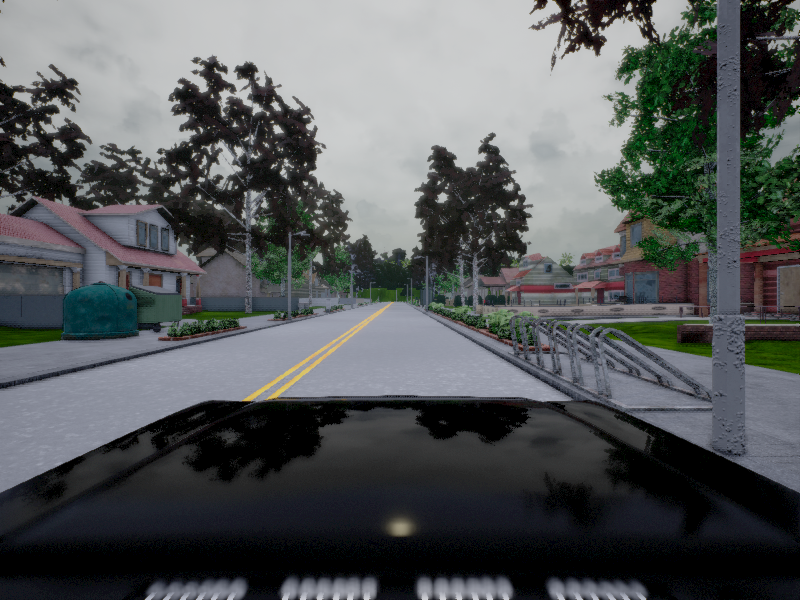
#> input picture 000127.png, 800 x 600 px
$ python lineas_0.py
#> lines starting #> are read from the running program, lines starting #| are printed output that depends on the picture; after the words box and inside, x2 and y2 are one past the last pixel; in counts of white or black regions, pixels touching at a corner belong together
import cv2
import numpy as np

print (cv2.__version__)

img = cv2.imread('000127.png')
#> img is the input picture: shape (600, 800, 3); mean B, G, R 89.9, 88.9, 85.5
img2 = cv2.imread('000127.png')
gray = cv2.cvtColor(img,cv2.COLOR_BGR2GRAY)
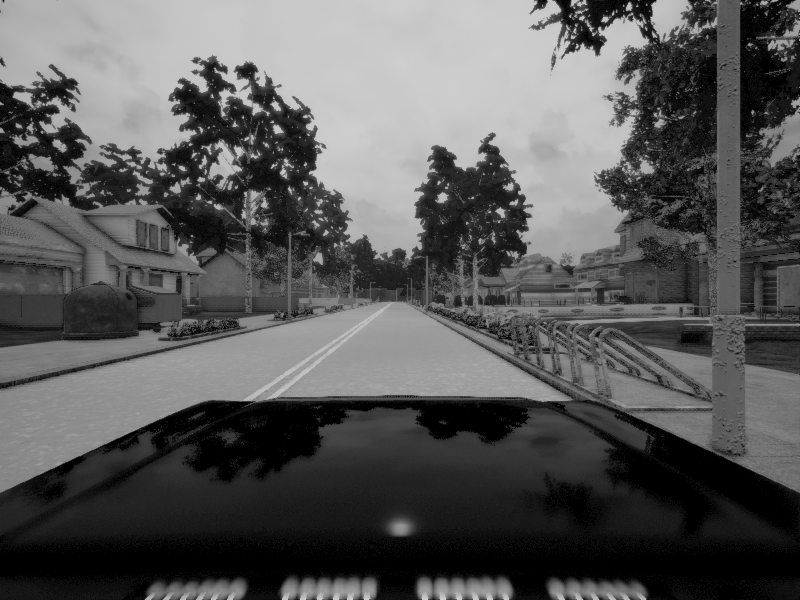
#> gray: shape (600, 800); min 0, max 207, mean 88
cv2.imwrite('lineas_0_gray.jpg',gray)
edges = cv2.Canny(gray,50,150,apertureSize = 3)
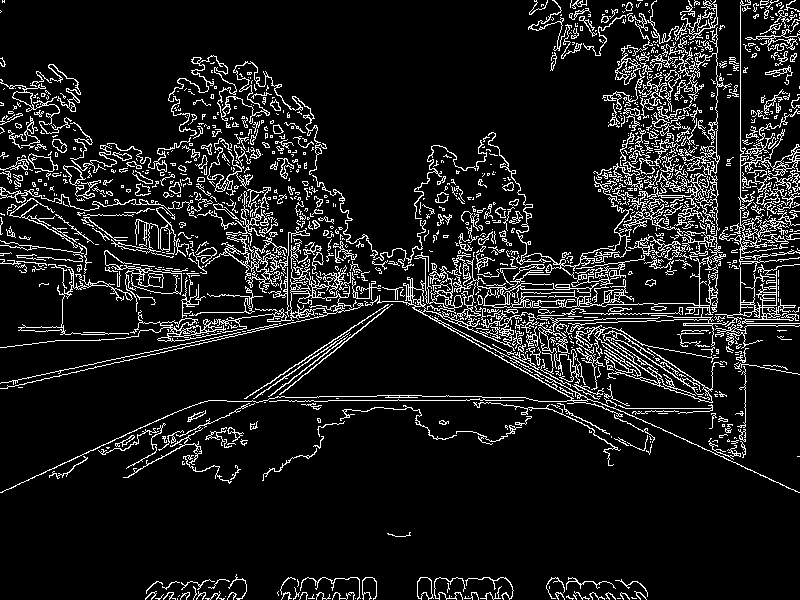
#> edges: shape (600, 800); 10.3% white in thin lines or dots
edges2 = cv2.Canny(gray,50,150,apertureSize = 3)
cv2.imwrite('lineas_0_edges.jpg',edges)

lines = cv2.HoughLines(edges,1,np.pi/180,230)
#> lines = 45 rows, first 8: [379, 1.34], [375, 1.36], [740, 0], [345, 1.45], [109, 2.01], [260, 1.64], [400, 1.57], [468, 0.977]
minLineLength = 1000
maxLineGap = 100
linesP = cv2.HoughLinesP(edges,1,np.pi/180,250,
                        minLineLength,maxLineGap)
#> linesP = [[740, 150, 740, 5]]

edges = cv2.cvtColor(edges,cv2.COLOR_GRAY2BGR)
#> edges: shape (600, 800, 3); 10.3% white in thin lines or dots
edges2 = cv2.cvtColor(edges2,cv2.COLOR_GRAY2BGR)

print (len(lines))
#| 45
for i in range(0,len(lines),1):
    for rho,theta in lines[i]:
        a = np.cos(theta)
        b = np.sin(theta)
        x0 = a*rho
        y0 = b*rho
        x1 = int(x0 + 1000*(-b))
        y1 = int(y0 + 1000*(a))
        x2 = int(x0 - 1000*(-b))
        y2 = int(y0 - 1000*(a))

        cv2.line(img,(x1,y1),(x2,y2),(i*20,255,255),2)
        cv2.line(edges,(x1,y1),(x2,y2),(0,255-i*5,i*5),2)
#> this loop made 45 passes
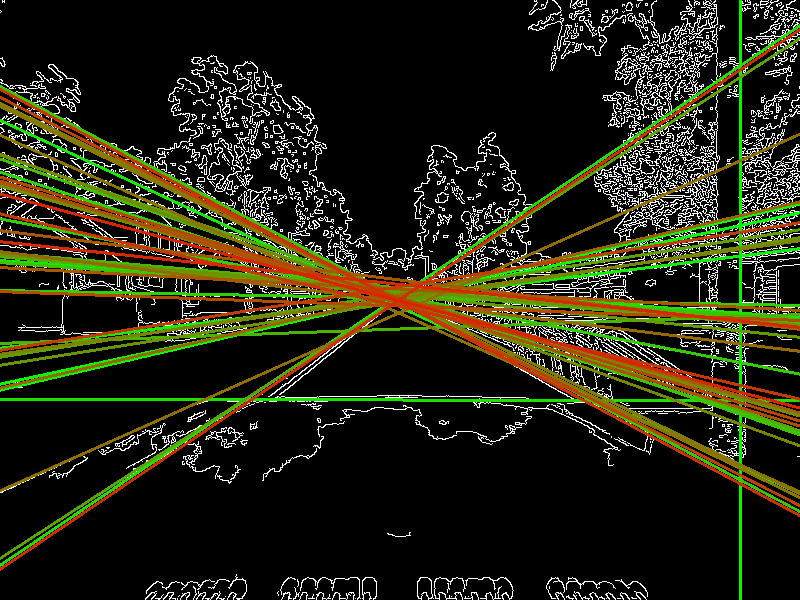
#> edges: shape (600, 800, 3); mean B, G, R 17.3, 37.3, 36.6
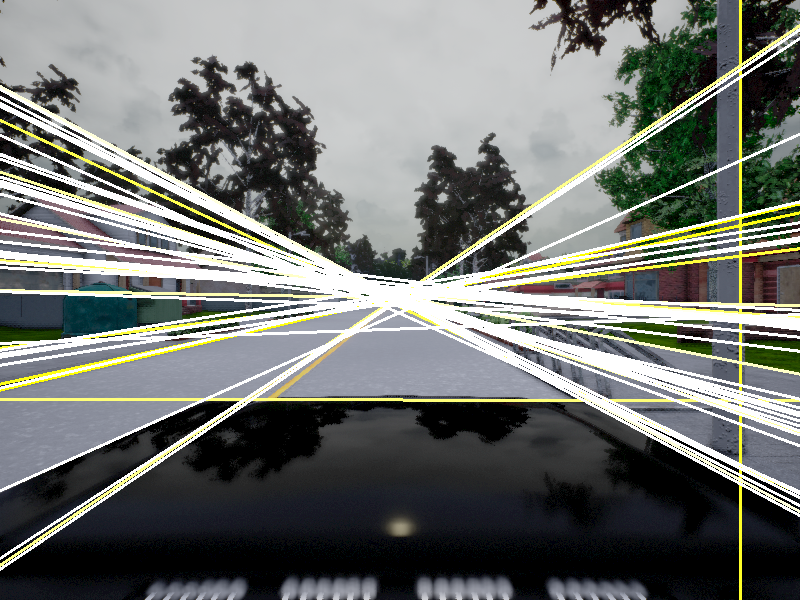
#> img: shape (600, 800, 3); 15.38% of pixels changed, all inside (x1, y1, x2, y2) = (0, 0, 800, 600)

cv2.imwrite('lineas_0_edgesFInal.jpg',edges)
cv2.imwrite('lineas_0_1.jpg',img)

print (len(linesP))
#| 1
for i in range(0,len(linesP),1):
    for x1,y1,x2,y2 in linesP[i]:
        cv2.line(img2,(x1,y1),(x2,y2),(0,255,0),2)
        cv2.line(edges2,(x1,y1),(x2,y2),(0,255,0),2)
#> this loop made 1 pass
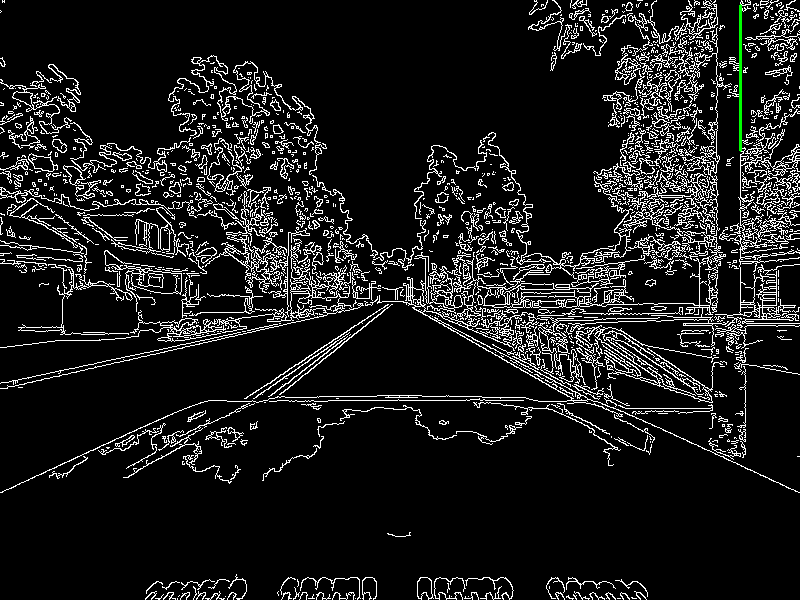
#> edges2: shape (600, 800, 3); mean B, G, R 26.3, 26.5, 26.3
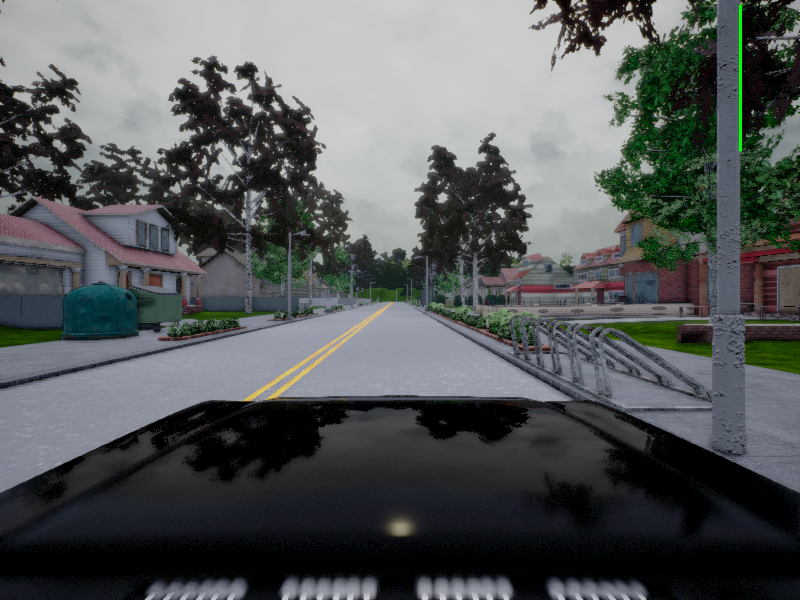
#> img2: shape (600, 800, 3); 0.09% of pixels changed, all inside (x1, y1, x2, y2) = (739, 4, 742, 152)

cv2.imwrite('lineas_0_edgesFInal_P.jpg',edges2)
cv2.imwrite('lineas_0_1_P.jpg',img2)

$ run again, with 000200.png copied over 000127.png
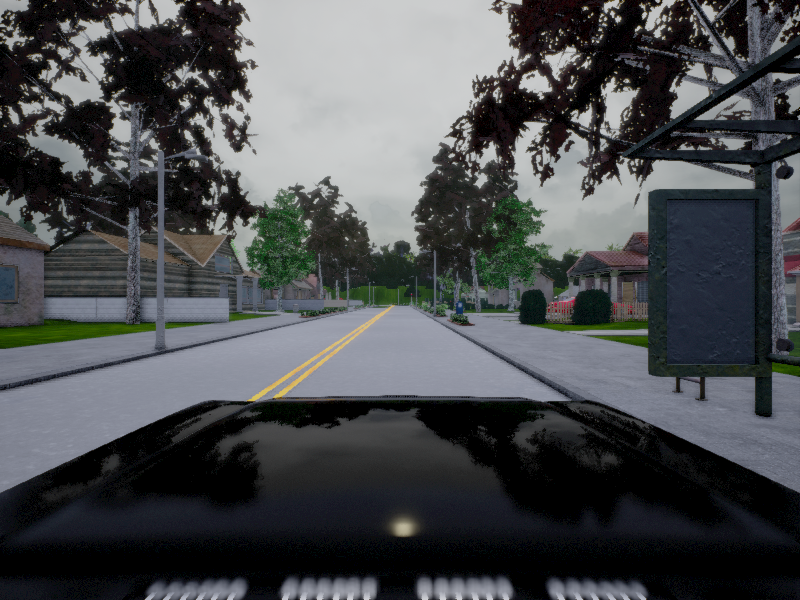
#> input picture 000200.png, 800 x 600 px
#> img is the input picture: shape (600, 800, 3); mean B, G, R 78.8, 76.6, 74.2
#> `edges = cv2.Canny(gray,50,150,apertureSize = 3)`:
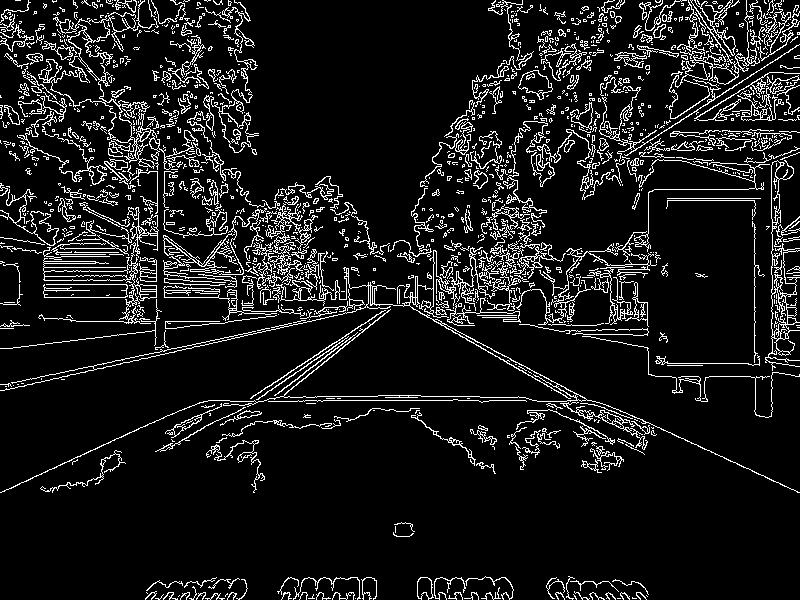
#> edges: shape (600, 800); 9.9% white in thin lines or dots
#> lines = 16 rows, first 8: [60, 2.09], [377, 1.36], [400, 1.57], [346, 1.45], [77, 2.06], [469, 1.01], [381, 1.34], [485, 0.89]
#> linesP = [[417, 310, 567, 397], [323, 400, 452, 400]]
#| 16
#> the loop `for i in range(0,len(lines),1):` made 16 passes
#| 2
#> the loop `for i in range(0,len(linesP),1):` made 2 passes
#> after the loop `for i in range(0,len(linesP),1):`:
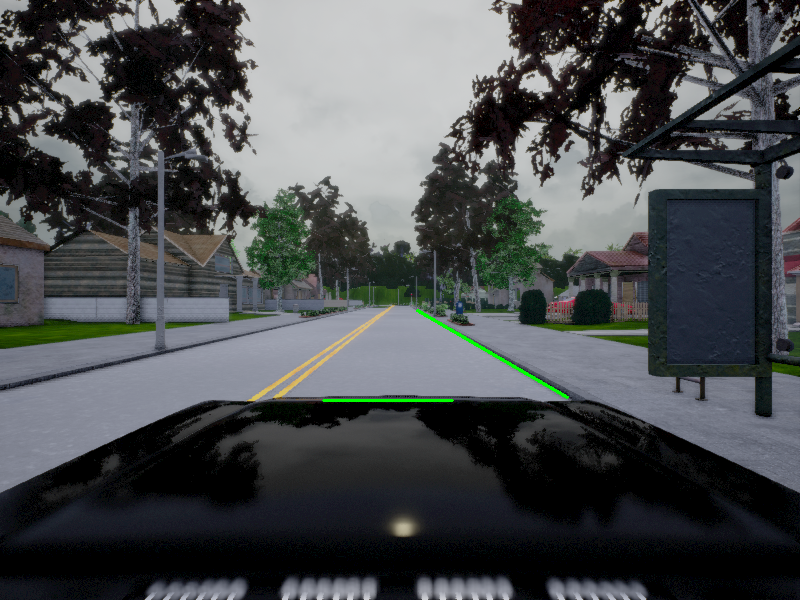
#> img2: shape (600, 800, 3); 0.2% of pixels changed, all inside (x1, y1, x2, y2) = (322, 309, 569, 402)

$ run again, with 000355.png copied over 000127.png
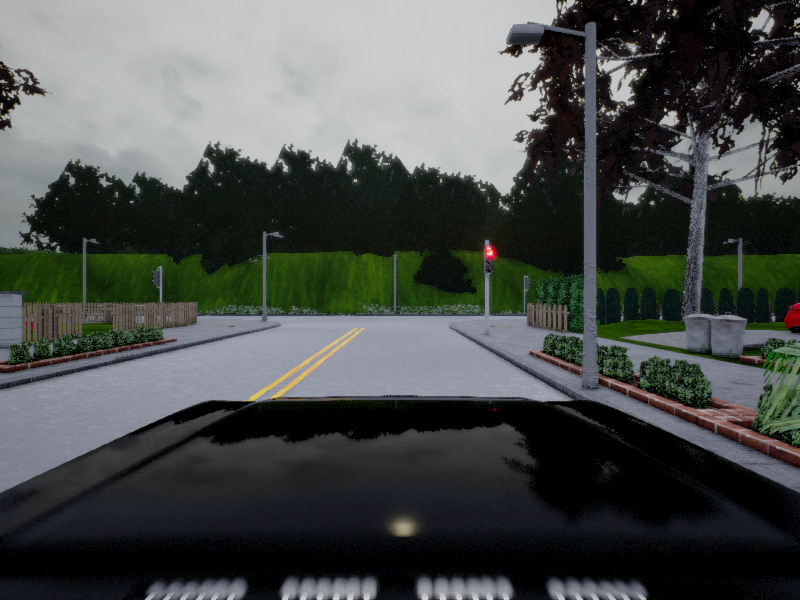
#> input picture 000355.png, 800 x 600 px
#> img is the input picture: shape (600, 800, 3); mean B, G, R 75.5, 77.9, 73.9
#> `edges = cv2.Canny(gray,50,150,apertureSize = 3)`:
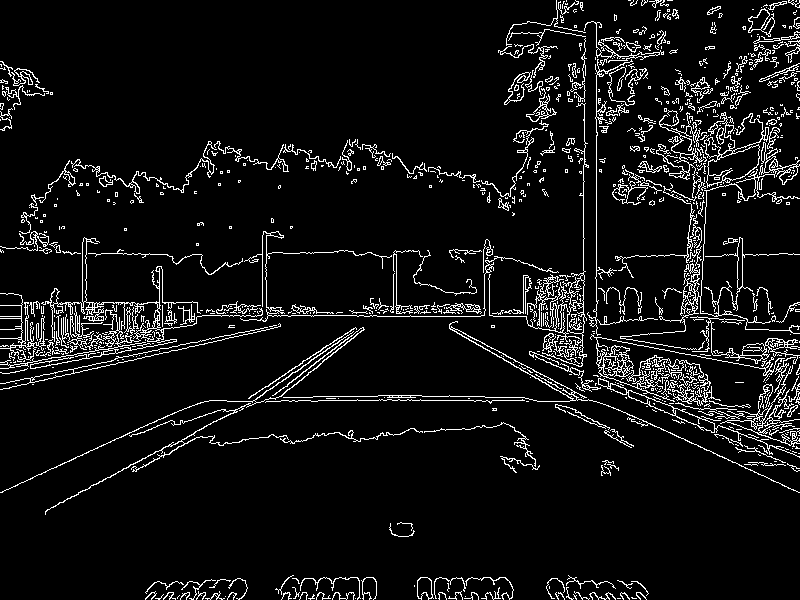
#> edges: shape (600, 800); 7% white in thin lines or dots
#> lines = [[316, 1.57], [596, 0], [400, 1.57], [119, 1.97], [309, 1.59], [312, 1.57], [472, 1.08], [305, 1.59], [318, 1.55]]
#> linesP = [[596, 276, 596, 135]]
#| 9
#> the loop `for i in range(0,len(lines),1):` made 9 passes
#| 1
#> the loop `for i in range(0,len(linesP),1):` made 1 pass
#> after the loop `for i in range(0,len(linesP),1):`:
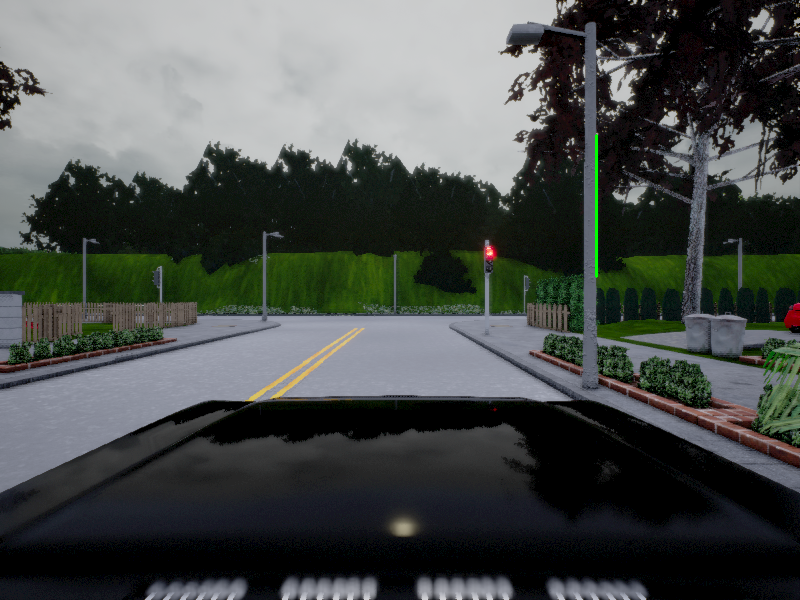
#> img2: shape (600, 800, 3); 0.09% of pixels changed, all inside (x1, y1, x2, y2) = (595, 134, 598, 278)
